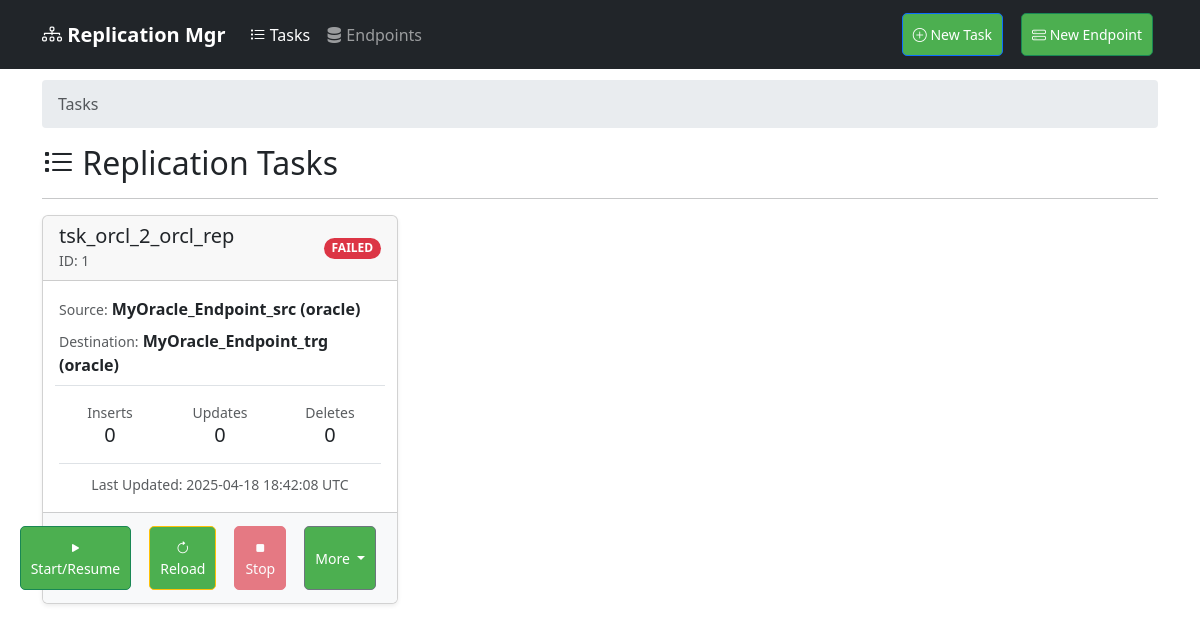
Before: / with the older database file.
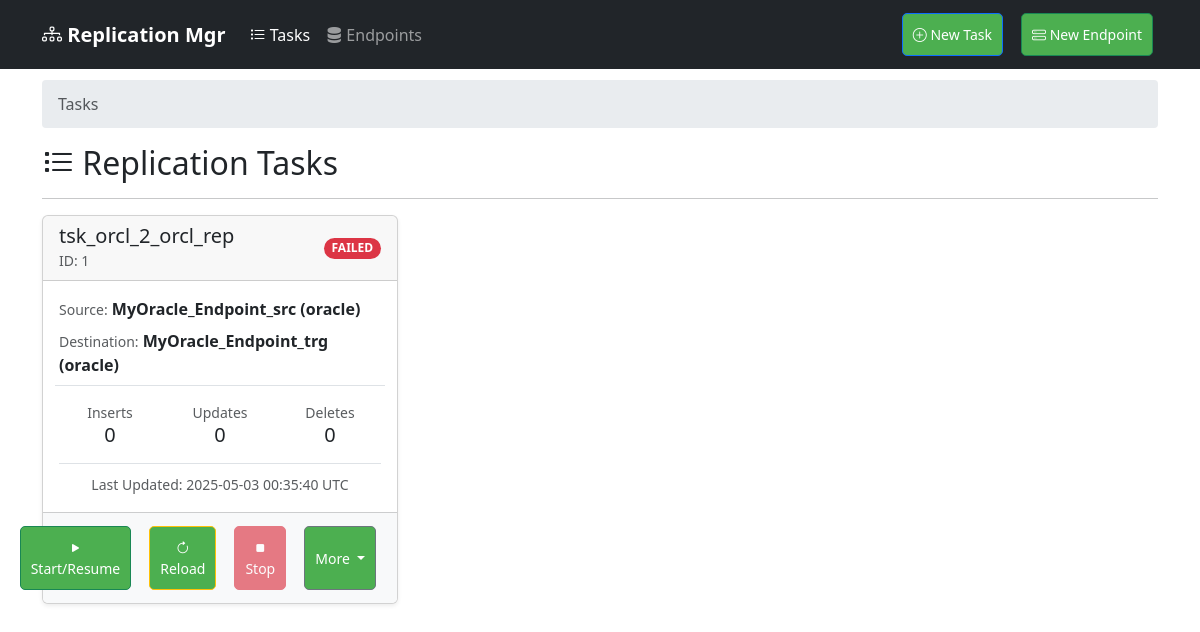
After: the same page with the newer database file.
### app/models/task.py (models this page shows, shortened)
class ReplicationTask(db.Model):
    __tablename__ = 'replication_task'
    id = db.Column(db.Integer, primary_key=True)
    name = db.Column(db.String(120), unique=True, nullable=False)
    source_id = db.Column(db.Integer, db.ForeignKey('endpoint.id'), nullable=False)
    destination_id = db.Column(db.Integer, db.ForeignKey('endpoint.id'), nullable=False)
    cdc_type = db.Column(db.String(20))
    cdc_config = db.Column(db.JSON)
    status = db.Column(db.String(20), default='stopped')
    options = db.Column(db.JSON)
    last_position = db.Column(db.JSON)
    created_at = db.Column(db.DateTime, default=lambda: datetime.now(timezone.utc))
    last_updated = db.Column(db.DateTime,
                             default=lambda: datetime.now(timezone.utc),
                             onupdate=lambda: datetime.now(timezone.utc))
    tables = db.Column(db.JSON)  # Store selected tables
    initial_load = db.Column(db.Boolean, default=False)
    create_tables = db.Column(db.Boolean, default=True)
    replication_mode = db.Column(db.String(20), default='full')  # full/partial
    merge_enabled = db.Column(db.Boolean, default=True)
    metrics = db.Column(db.JSON, default={  # Initialize metrics with default values
        'inserts': 0,
        'updates': 0,
        'deletes': 0,
        'bytes_processed': 0,
        'latency': 0,
        'last_updated': datetime.utcnow().isoformat(),
        'last_position': 0
    })
    celery_task_id = db.Column(db.String(255), nullable=True, index=True)  # Example field
    source = db.relationship('Endpoint', foreign_keys=[source_id], backref='source_tasks')
    destination = db.relationship('Endpoint', foreign_keys=[destination_id], backref='destination_tasks')

### app/models/endpoint.py (models this page shows, shortened)
class Endpoint(db.Model):
    id = db.Column(db.Integer, primary_key=True)
    name = db.Column(db.String(100), nullable=False)
    type = db.Column(db.String(20), nullable=False)  # oracle, mysql, bigquery
    username = db.Column(db.String(100), nullable=False)
    password = db.Column(db.String(100), nullable=False)
    host = db.Column(db.String(100))  # For oracle/mysql
    port = db.Column(db.Integer)  # For oracle/mysql
    service_name = db.Column(db.String(100))  # For oracle
    dataset = db.Column(db.String(100))  # For bigquery
    credentials_json = db.Column(db.Text)  # For bigquery
    database = db.Column(db.String(100))  # For mysql
    created_at = db.Column(db.DateTime, default=db.func.now())
    target_schema = db.Column(db.String(100))  # New field for target schema
    endpoint_type = db.Column(db.String(20), nullable=False, default='source')  # source or target

### app/web/routes.py (the view)
@bp.route('/')
def dashboard():
    tasks = ReplicationTask.query.order_by(ReplicationTask.created_at.desc()).all()
    breadcrumbs = [{'url': None, 'text': 'Tasks'}]
    return render_template('dashboard.html', tasks=tasks, breadcrumbs=breadcrumbs, current_page='tasks')

### app/web/templates/dashboard.html (shortened to what the changed rows need)
{% extends "base.html" %}
{% block content %}
    <h2><i class="bi bi-list-task"></i> Replication Tasks</h2>
    <div class="row row-cols-1 row-cols-md-2 row-cols-lg-3 g-4 mb-4" id="task-monitor">
        {% for task in tasks %}
        <div class="col" data-task-id="{{ task.id }}">
            <div class="card h-100 shadow-sm">
              <div class="card-header d-flex justify-content-between align-items-center">
                 <div>
                    <h5 class="mb-0 card-title">{{ task.name }}</h5>
                    <small class="text-muted">ID: {{ task.id }}</small>
                 </div>
                 <span class="task-status-badge badge rounded-pill
                       {% if task.status == 'running' %} bg-success
                       {% elif task.status == 'stopped' %} bg-secondary
                       {% elif task.status == 'failed' %} bg-danger
                       {% elif task.status == 'pending' %} bg-warning text-dark
                       {% elif task.status == 'stopping' %} bg-info text-dark
                       {% elif task.status == 'completed' %} bg-primary
                       {% else %} bg-light text-dark {% endif %}">
                       {{ task.status | upper if task.status else 'UNKNOWN' }}
                 </span>
              </div>
              <div class="card-body">
                    <div class="mb-2">
                        <small class="text-muted">Source:</small>
                        <span class="fw-bold">{{ task.source.name if task.source else 'N/A' }} ({{ task.source.type if task.source else 'N/A' }})</span>
                    </div>
                     <div class="mb-3">
                        <small class="text-muted">Destination:</small>
                        <span class="fw-bold">{{ task.destination.name if task.destination else 'N/A' }} ({{ task.destination.type if task.destination else 'N/A' }})</span>
                    </div>
                    <div class="row g-2 mb-3 text-center border-top pt-2">
                        <div class="col">
                            <small class="text-muted d-block">Inserts</small>
                            <div class="h5 mb-0" data-metric="inserts">{{ task.metrics.inserts | default('--') if task.metrics else '--' }}</div>
                        </div>
                         <div class="col">
                            <small class="text-muted d-block">Updates</small>
                            <div class="h5 mb-0" data-metric="updates">{{ task.metrics.updates | default('--') if task.metrics else '--' }}</div>
                        </div>
                        <div class="col">
                            <small class="text-muted d-block">Deletes</small>
                            <div class="h5 mb-0" data-metric="deletes">{{ task.metrics.deletes | default('--') if task.metrics else '--' }}</div>
                        </div>
                    </div>
                    <div class="text-muted text-center border-top pt-2">
                        <small data-metric="last_updated">
                            Last Updated: {{ task.last_updated.strftime('%Y-%m-%d %H:%M:%S') if task.last_updated else 'Never' }} UTC
                        </small>
                    </div>
              </div>
              <div class="card-footer bg-light">
                 <div class="d-flex justify-content-end gap-2">
                     <button class="btn btn-success btn-sm run-btn" data-task-id="{{ task.id }}" {% if task.status=='running' or task.status =='pending' or task.status =='stopping' %}disabled{% endif %}>
                         <i class="bi bi-play-fill"></i> Start/Resume
                     </button>
                     <button class="btn btn-warning btn-sm reload-btn" data-task-id="{{ task.id }}" {% if task.status =='running' or task.status =='pending' or task.status =='stopping' %}disabled{% endif %}>
                         <i class="bi bi-arrow-clockwise"></i> Reload
                     </button>
                     <button class="btn btn-danger btn-sm stop-btn" data-task-id="{{ task.id }}" {% if task.status !='running' and task.status != 'pending' %}disabled{% endif %}>
                         <i class="bi bi-stop-fill"></i> Stop
                     </button>
                     <div class="btn-group">
                       <button type="button" class="btn btn-secondary btn-sm dropdown-toggle" data-bs-toggle="dropdown" aria-expanded="false">
                         More
                       </button>
                     </div>
                 </div>
              </div>
            </div>
        </div>
        {% else %}
        <div class="col-12">
            <div class="alert alert-info" role="alert">
                No replication tasks found. Click "New Task" to create one.
            </div>
        </div>
        {% endfor %}
    </div>
{% endblock %}

Changed rows visible on the page:
changed ReplicationTask "tsk_orcl_2_orcl_rep": last_updated "2025-04-18 18:42:08" → "2025-05-03 00:35:40"
